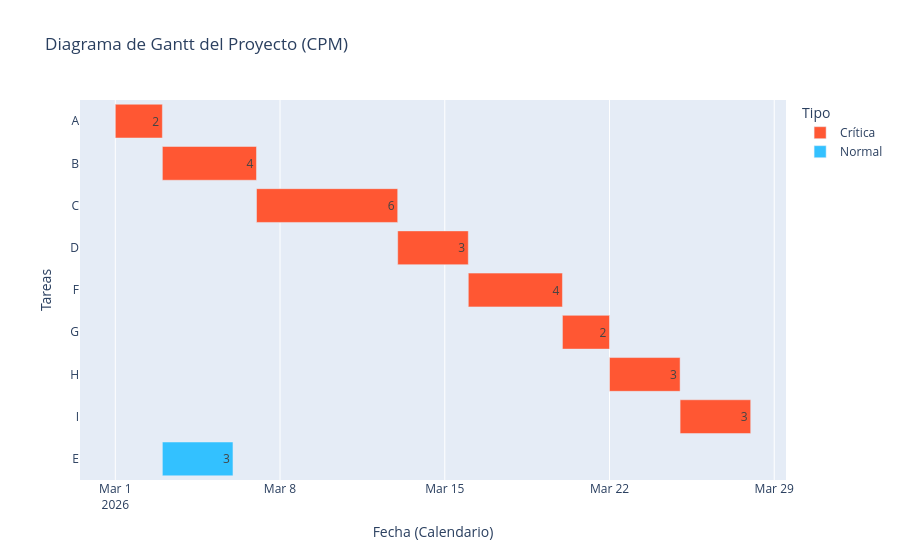

The notebook cell this image was saved under:
### Markdown cell above
### Cronograma (diagrama GANTT)

### Code cell
import pandas as pd
import plotly.express as px
from datetime import datetime, timedelta

# fecha de inicio del proyecto (ej. Hoy)
fecha_inicio_proyecto = datetime.now().replace(hour=0, minute=0, second=0, microsecond=0)

# 3. Preparar los datos para Plotly (Convertir a DataFrame con Fechas)
lista_tareas = []

for tarea, info in datos.items():
    # Calculamos fechas reales sumando los días (timedelta) a la fecha base
    inicio_real = fecha_inicio_proyecto + timedelta(days=info['IC'])
    fin_real = fecha_inicio_proyecto + timedelta(days=info['TC'])
    
    # Determinamos si es Crítica para el color
    tipo_ruta = "Crítica" if info['Holgura'] == 0 else "Normal"
    
    lista_tareas.append({
        'Tarea': tarea,
        'Inicio': inicio_real,
        'Fin': fin_real,
        'Duracion': info['dur'],
        'Holgura': info['Holgura'],
        'Tipo': tipo_ruta
    })

df_gantt = pd.DataFrame(lista_tareas)

# 4. Generar el Gráfico con Plotly Express
fig = px.timeline(
    df_gantt, 
    x_start="Inicio", 
    x_end="Fin", 
    y="Tarea",
    color="Tipo",  # Colorear según si es crítica o no
    title="Diagrama de Gantt del Proyecto (CPM)",
    hover_data=["Duracion", "Holgura"], # Datos extra al pasar el ratón
    color_discrete_map={"Crítica": "#FF5733", "Normal": "#33C1FF"}, # Rojo y Azul
    text="Duracion" # Muestra la duración dentro de la barra
)

# 5. Ajustes visuales para que "Quede bien"
fig.update_layout(
    xaxis_title="Fecha (Calendario)",
    yaxis_title="Tareas",
    showlegend=True,
    yaxis={'autorange': "reversed"} # IMPORTANTE: Invierte el eje Y para que 'A' salga arriba
)

# Ajustar la posición del texto dentro de las barras
fig.update_traces(textposition='inside')
fig.show()

### Figure 1 — Plotly figure (JSON) as saved in the notebook; plotly's stock layout.template omitted (floating-point values rounded to 4 significant figures)
{"data": [{"base": ["2026-03-01T00:00:00.000000", "2026-03-03T00:00:00.000000", "2026-03-07T00:00:00.000000", "2026-03-13T00:00:00.000000", "2026-03-16T00:00:00.000000", "2026-03-20T00:00:00.000000", "2026-03-22T00:00:00.000000", "2026-03-25T00:00:00.000000"], "customdata": [[2, 0], [4, 0], [6, 0], [3, 0], [4, 0], [2, 0], [3, 0], [3, 0]], "hovertemplate": "Tipo=Crítica<br>Inicio=%{base}<br>Fin=%{x}<br>Tarea=%{y}<br>Duracion=%{customdata[0]}<br>Holgura=%{customdata[1]}<extra></extra>", "legendgroup": "Crítica", "marker": {"color": "#FF5733", "pattern": {"shape": ""}}, "name": "Crítica", "orientation": "h", "showlegend": true, "text": [2.0, 4.0, 6.0, 3.0, 4.0, 2.0, 3.0, 3.0], "textposition": "inside", "type": "bar", "x": [172800000, 345600000, 518400000, 259200000, 345600000, 172800000, 259200000, 259200000], "xaxis": "x", "y": ["A", "B", "C", "D", "F", "G", "H", "I"], "yaxis": "y"}, {"base": ["2026-03-03T00:00:00.000000"], "customdata": [[3, 10]], "hovertemplate": "Tipo=Normal<br>Inicio=%{base}<br>Fin=%{x}<br>Tarea=%{y}<br>Duracion=%{customdata[0]}<br>Holgura=%{customdata[1]}<extra></extra>", "legendgroup": "Normal", "marker": {"color": "#33C1FF", "pattern": {"shape": ""}}, "name": "Normal", "orientation": "h", "showlegend": true, "text": [3.0], "textposition": "inside", "type": "bar", "x": [259200000], "xaxis": "x", "y": ["E"], "yaxis": "y"}], "layout": {"barmode": "overlay", "legend": {"title": {"text": "Tipo"}, "tracegroupgap": 0}, "showlegend": true, "title": {"text": "Diagrama de Gantt del Proyecto (CPM)"}, "xaxis": {"anchor": "y", "domain": [0, 1], "title": {"text": "Fecha (Calendario)"}, "type": "date"}, "yaxis": {"anchor": "x", "autorange": "reversed", "domain": [0, 1], "title": {"text": "Tareas"}}}}
